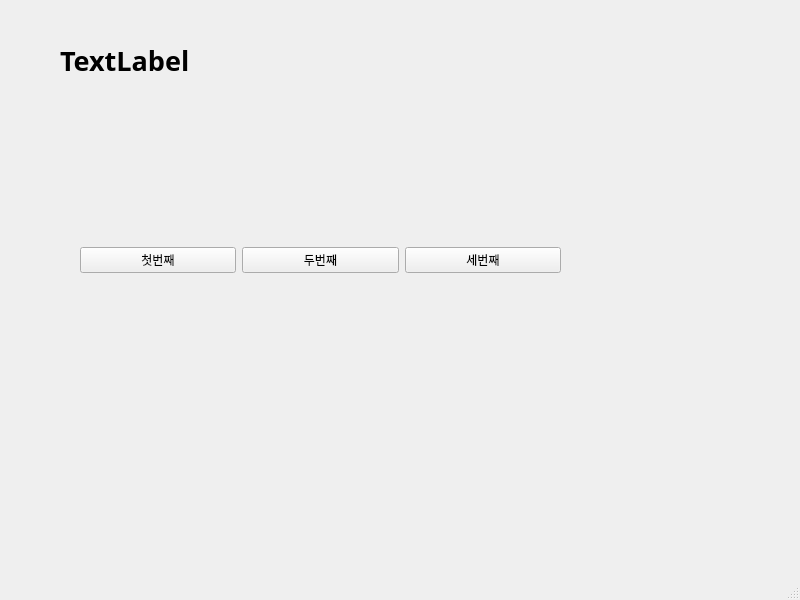
<?xml version="1.0" encoding="UTF-8"?>
<ui version="4.0">
 <class>MainWindow</class>
 <widget class="QMainWindow" name="MainWindow">
  <property name="geometry">
   <rect>
    <x>0</x>
    <y>0</y>
    <width>800</width>
    <height>600</height>
   </rect>
  </property>
  <property name="windowTitle">
   <string>MainWindow</string>
  </property>
  <widget class="QWidget" name="centralwidget">
   <widget class="QWidget" name="horizontalLayoutWidget">
    <property name="geometry">
     <rect>
      <x>80</x>
      <y>200</y>
      <width>481</width>
      <height>121</height>
     </rect>
    </property>
    <layout class="QHBoxLayout" name="horizontalLayout">
     <item>
      <widget class="QPushButton" name="pushButton_3">
       <property name="text">
        <string>첫번째</string>
       </property>
      </widget>
     </item>
     <item>
      <widget class="QPushButton" name="pushButton_2">
       <property name="text">
        <string>두번째</string>
       </property>
      </widget>
     </item>
     <item>
      <widget class="QPushButton" name="pushButton">
       <property name="text">
        <string>세번째</string>
       </property>
      </widget>
     </item>
    </layout>
   </widget>
   <widget class="QLabel" name="label">
    <property name="geometry">
     <rect>
      <x>60</x>
      <y>10</y>
      <width>611</width>
      <height>101</height>
     </rect>
    </property>
    <property name="font">
     <font>
      <family>맑은 고딕</family>
      <pointsize>20</pointsize>
      <weight>75</weight>
      <bold>true</bold>
     </font>
    </property>
    <property name="text">
     <string>TextLabel</string>
    </property>
   </widget>
  </widget>
  <widget class="QMenuBar" name="menubar">
   <property name="geometry">
    <rect>
     <x>0</x>
     <y>0</y>
     <width>800</width>
     <height>21</height>
    </rect>
   </property>
  </widget>
  <widget class="QStatusBar" name="statusbar"/>
 </widget>
 <resources/>
 <connections>
  <connection>
   <sender>pushButton_3</sender>
   <signal>clicked()</signal>
   <receiver>MainWindow</receiver>
   <slot>firstClick()</slot>
   <hints>
    <hint type="sourcelabel">
     <x>118</x>
     <y>283</y>
    </hint>
    <hint type="destinationlabel">
     <x>158</x>
     <y>326</y>
    </hint>
   </hints>
  </connection>
  <connection>
   <sender>pushButton_2</sender>
   <signal>clicked()</signal>
   <receiver>MainWindow</receiver>
   <slot>secondClick()</slot>
   <hints>
    <hint type="sourcelabel">
     <x>271</x>
     <y>282</y>
    </hint>
    <hint type="destinationlabel">
     <x>315</x>
     <y>328</y>
    </hint>
   </hints>
  </connection>
  <connection>
   <sender>pushButton</sender>
   <signal>clicked()</signal>
   <receiver>MainWindow</receiver>
   <slot>thirdClick()</slot>
   <hints>
    <hint type="sourcelabel">
     <x>431</x>
     <y>285</y>
    </hint>
    <hint type="destinationlabel">
     <x>487</x>
     <y>334</y>
    </hint>
   </hints>
  </connection>
 </connections>
 <slots>
  <slot>firstClick()</slot>
  <slot>secondClick()</slot>
  <slot>thirdClick()</slot>
 </slots>
</ui>
